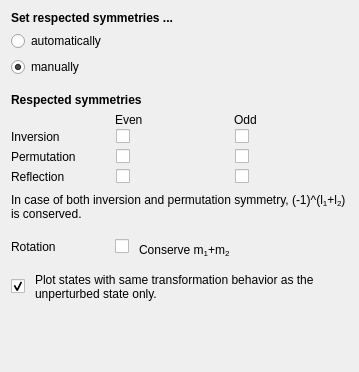
           <widget class="QWidget" name="page_6">
            <property name="geometry">
             <rect>
              <x>0</x>
              <y>0</y>
              <width>359</width>
              <height>372</height>
             </rect>
            </property>
            <attribute name="label">
             <string>Symmetries</string>
            </attribute>
            <layout class="QVBoxLayout" name="verticalLayout_18">
             <item>
              <widget class="QLabel" name="label_92">
               <property name="font">
                <font>
                 <weight>75</weight>
                 <bold>true</bold>
                </font>
               </property>
               <property name="text">
                <string>Set respected symmetries ...</string>
               </property>
              </widget>
             </item>
             <item>
              <widget class="QRadioButton" name="radiobutton_symAuto">
               <property name="enabled">
                <bool>true</bool>
               </property>
               <property name="text">
                <string>automatically</string>
               </property>
               <property name="checked">
                <bool>false</bool>
               </property>
              </widget>
             </item>
             <item>
              <widget class="QRadioButton" name="radiobutton_symManual">
               <property name="text">
                <string>manually</string>
               </property>
               <property name="checked">
                <bool>true</bool>
               </property>
              </widget>
             </item>
             <item>
              <spacer name="verticalSpacer_30">
               <property name="orientation">
                <enum>Qt::Vertical</enum>
               </property>
               <property name="sizeType">
                <enum>QSizePolicy::Fixed</enum>
               </property>
               <property name="sizeHint" stdset="0">
                <size>
                 <width>20</width>
                 <height>10</height>
                </size>
               </property>
              </spacer>
             </item>
             <item>
              <widget class="QLabel" name="label_94">
               <property name="font">
                <font>
                 <weight>75</weight>
                 <bold>true</bold>
                </font>
               </property>
               <property name="text">
                <string>Respected symmetries</string>
               </property>
              </widget>
             </item>
             <item>
              <layout class="QGridLayout" name="gridLayout_4" columnstretch="1,0,0,0,0">
               <property name="horizontalSpacing">
                <number>4</number>
               </property>
               <property name="verticalSpacing">
                <number>0</number>
               </property>
               <item row="3" column="2">
                <spacer name="horizontalSpacer_8">
                 <property name="orientation">
                  <enum>Qt::Horizontal</enum>
                 </property>
                 <property name="sizeType">
                  <enum>QSizePolicy::Expanding</enum>
                 </property>
                 <property name="sizeHint" stdset="0">
                  <size>
                   <width>0</width>
                   <height>20</height>
                  </size>
                 </property>
                </spacer>
               </item>
               <item row="4" column="1">
                <layout class="QHBoxLayout" name="horizontalLayout_21">
                 <property name="spacing">
                  <number>10</number>
                 </property>
                 <item>
                  <widget class="QCheckBox" name="checkbox_system_perE">
                   <property name="sizePolicy">
                    <sizepolicy hsizetype="Fixed" vsizetype="Fixed">
                     <horstretch>0</horstretch>
                     <verstretch>0</verstretch>
                    </sizepolicy>
                   </property>
                   <property name="text">
                    <string/>
                   </property>
                   <property name="checked">
                    <bool>false</bool>
                   </property>
                  </widget>
                 </item>
                 <item>
                  <widget class="ColorButton" name="colorbutton_plot_perE">
                   <property name="sizePolicy">
                    <sizepolicy hsizetype="Maximum" vsizetype="Maximum">
                     <horstretch>0</horstretch>
                     <verstretch>0</verstretch>
                    </sizepolicy>
                   </property>
                   <property name="minimumSize">
                    <size>
                     <width>1</width>
                     <height>0</height>
                    </size>
                   </property>
                   <property name="maximumSize">
                    <size>
                     <width>30</width>
                     <height>20</height>
                    </size>
                   </property>
                   <property name="text">
                    <string/>
                   </property>
                   <property name="flat">
                    <bool>true</bool>
                   </property>
                  </widget>
                 </item>
                </layout>
               </item>
               <item row="4" column="0">
                <widget class="QLabel" name="label_100">
                 <property name="sizePolicy">
                  <sizepolicy hsizetype="Fixed" vsizetype="Preferred">
                   <horstretch>0</horstretch>
                   <verstretch>0</verstretch>
                  </sizepolicy>
                 </property>
                 <property name="minimumSize">
                  <size>
                   <width>100</width>
                   <height>0</height>
                  </size>
                 </property>
                 <property name="text">
                  <string>Permutation</string>
                 </property>
                 <property name="textFormat">
                  <enum>Qt::AutoText</enum>
                 </property>
                </widget>
               </item>
               <item row="1" column="3">
                <widget class="QLabel" name="label_96">
                 <property name="sizePolicy">
                  <sizepolicy hsizetype="Expanding" vsizetype="Preferred">
                   <horstretch>0</horstretch>
                   <verstretch>0</verstretch>
                  </sizepolicy>
                 </property>
                 <property name="text">
                  <string>Odd</string>
                 </property>
                 <property name="textFormat">
                  <enum>Qt::AutoText</enum>
                 </property>
                </widget>
               </item>
               <item row="1" column="1">
                <widget class="QLabel" name="label_93">
                 <property name="sizePolicy">
                  <sizepolicy hsizetype="Expanding" vsizetype="Preferred">
                   <horstretch>0</horstretch>
                   <verstretch>0</verstretch>
                  </sizepolicy>
                 </property>
                 <property name="text">
                  <string>Even</string>
                 </property>
                 <property name="textFormat">
                  <enum>Qt::AutoText</enum>
                 </property>
                </widget>
               </item>
               <item row="3" column="0">
                <widget class="QLabel" name="label_99">
                 <property name="sizePolicy">
                  <sizepolicy hsizetype="Fixed" vsizetype="Preferred">
                   <horstretch>0</horstretch>
                   <verstretch>0</verstretch>
                  </sizepolicy>
                 </property>
                 <property name="minimumSize">
                  <size>
                   <width>100</width>
                   <height>0</height>
                  </size>
                 </property>
                 <property name="text">
                  <string>Inversion</string>
                 </property>
                 <property name="textFormat">
                  <enum>Qt::AutoText</enum>
                 </property>
                </widget>
               </item>
               <item row="5" column="0">
                <widget class="QLabel" name="label_101">
                 <property name="sizePolicy">
                  <sizepolicy hsizetype="Fixed" vsizetype="Preferred">
                   <horstretch>0</horstretch>
                   <verstretch>0</verstretch>
                  </sizepolicy>
                 </property>
                 <property name="minimumSize">
                  <size>
                   <width>100</width>
                   <height>0</height>
                  </size>
                 </property>
                 <property name="text">
                  <string>Reflection</string>
                 </property>
                 <property name="textFormat">
                  <enum>Qt::AutoText</enum>
                 </property>
                </widget>
               </item>
               <item row="3" column="3">
                <layout class="QHBoxLayout" name="horizontalLayout_19">
                 <property name="spacing">
                  <number>10</number>
                 </property>
                 <item>
                  <widget class="QCheckBox" name="checkbox_system_invO">
                   <property name="sizePolicy">
                    <sizepolicy hsizetype="Fixed" vsizetype="Fixed">
                     <horstretch>0</horstretch>
                     <verstretch>0</verstretch>
                    </sizepolicy>
                   </property>
                   <property name="text">
                    <string/>
                   </property>
                   <property name="checked">
                    <bool>false</bool>
                   </property>
                  </widget>
                 </item>
                 <item>
                  <widget class="ColorButton" name="colorbutton_plot_invO">
                   <property name="sizePolicy">
                    <sizepolicy hsizetype="Maximum" vsizetype="Maximum">
                     <horstretch>0</horstretch>
                     <verstretch>0</verstretch>
                    </sizepolicy>
                   </property>
                   <property name="minimumSize">
                    <size>
                     <width>1</width>
                     <height>0</height>
                    </size>
                   </property>
                   <property name="maximumSize">
                    <size>
                     <width>30</width>
                     <height>20</height>
                    </size>
                   </property>
                   <property name="text">
                    <string/>
                   </property>
                   <property name="flat">
                    <bool>true</bool>
                   </property>
                  </widget>
                 </item>
                </layout>
               </item>
               <item row="5" column="1">
                <layout class="QHBoxLayout" name="horizontalLayout_22">
                 <property name="spacing">
                  <number>10</number>
                 </property>
                 <item>
                  <widget class="QCheckBox" name="checkbox_system_refE">
                   <property name="sizePolicy">
                    <sizepolicy hsizetype="Fixed" vsizetype="Fixed">
                     <horstretch>0</horstretch>
                     <verstretch>0</verstretch>
                    </sizepolicy>
                   </property>
                   <property name="text">
                    <string/>
                   </property>
                   <property name="checked">
                    <bool>false</bool>
                   </property>
                  </widget>
                 </item>
                 <item>
                  <widget class="ColorButton" name="colorbutton_plot_refE">
                   <property name="sizePolicy">
                    <sizepolicy hsizetype="Maximum" vsizetype="Maximum">
                     <horstretch>0</horstretch>
                     <verstretch>0</verstretch>
                    </sizepolicy>
                   </property>
                   <property name="minimumSize">
                    <size>
                     <width>1</width>
                     <height>0</height>
                    </size>
                   </property>
                   <property name="maximumSize">
                    <size>
                     <width>30</width>
                     <height>20</height>
                    </size>
                   </property>
                   <property name="text">
                    <string/>
                   </property>
                   <property name="flat">
                    <bool>true</bool>
                   </property>
                  </widget>
                 </item>
                </layout>
               </item>
               <item row="5" column="3">
                <layout class="QHBoxLayout" name="horizontalLayout_23">
                 <property name="spacing">
                  <number>10</number>
                 </property>
                 <item>
                  <widget class="QCheckBox" name="checkbox_system_refO">
                   <property name="sizePolicy">
                    <sizepolicy hsizetype="Fixed" vsizetype="Fixed">
                     <horstretch>0</horstretch>
                     <verstretch>0</verstretch>
                    </sizepolicy>
                   </property>
                   <property name="text">
                    <string/>
                   </property>
                   <property name="checked">
                    <bool>false</bool>
                   </property>
                  </widget>
                 </item>
                 <item>
                  <widget class="ColorButton" name="colorbutton_plot_refO">
                   <property name="sizePolicy">
                    <sizepolicy hsizetype="Maximum" vsizetype="Maximum">
                     <horstretch>0</horstretch>
                     <verstretch>0</verstretch>
                    </sizepolicy>
                   </property>
                   <property name="minimumSize">
                    <size>
                     <width>1</width>
                     <height>0</height>
                    </size>
                   </property>
                   <property name="maximumSize">
                    <size>
                     <width>30</width>
                     <height>20</height>
                    </size>
                   </property>
                   <property name="text">
                    <string/>
                   </property>
                   <property name="flat">
                    <bool>true</bool>
                   </property>
                  </widget>
                 </item>
                </layout>
               </item>
               <item row="4" column="3">
                <layout class="QHBoxLayout" name="horizontalLayout_20">
                 <property name="spacing">
                  <number>10</number>
                 </property>
                 <item>
                  <widget class="QCheckBox" name="checkbox_system_perO">
                   <property name="sizePolicy">
                    <sizepolicy hsizetype="Fixed" vsizetype="Fixed">
                     <horstretch>0</horstretch>
                     <verstretch>0</verstretch>
                    </sizepolicy>
                   </property>
                   <property name="text">
                    <string/>
                   </property>
                   <property name="checked">
                    <bool>false</bool>
                   </property>
                  </widget>
                 </item>
                 <item>
                  <widget class="ColorButton" name="colorbutton_plot_perO">
                   <property name="sizePolicy">
                    <sizepolicy hsizetype="Maximum" vsizetype="Maximum">
                     <horstretch>0</horstretch>
                     <verstretch>0</verstretch>
                    </sizepolicy>
                   </property>
                   <property name="minimumSize">
                    <size>
                     <width>1</width>
                     <height>0</height>
                    </size>
                   </property>
                   <property name="maximumSize">
                    <size>
                     <width>30</width>
                     <height>20</height>
                    </size>
                   </property>
                   <property name="text">
                    <string/>
                   </property>
                   <property name="flat">
                    <bool>true</bool>
                   </property>
                  </widget>
                 </item>
                </layout>
               </item>
               <item row="3" column="1">
                <layout class="QHBoxLayout" name="horizontalLayout_15">
                 <property name="spacing">
                  <number>10</number>
                 </property>
                 <item>
                  <widget class="QCheckBox" name="checkbox_system_invE">
                   <property name="sizePolicy">
                    <sizepolicy hsizetype="Fixed" vsizetype="Fixed">
                     <horstretch>0</horstretch>
                     <verstretch>0</verstretch>
                    </sizepolicy>
                   </property>
                   <property name="text">
                    <string/>
                   </property>
                   <property name="checked">
                    <bool>false</bool>
                   </property>
                  </widget>
                 </item>
                 <item>
                  <widget class="ColorButton" name="colorbutton_plot_invE">
                   <property name="sizePolicy">
                    <sizepolicy hsizetype="Maximum" vsizetype="Maximum">
                     <horstretch>0</horstretch>
                     <verstretch>0</verstretch>
                    </sizepolicy>
                   </property>
                   <property name="minimumSize">
                    <size>
                     <width>1</width>
                     <height>0</height>
                    </size>
                   </property>
                   <property name="maximumSize">
                    <size>
                     <width>30</width>
                     <height>20</height>
                    </size>
                   </property>
                   <property name="text">
                    <string/>
                   </property>
                   <property name="flat">
                    <bool>true</bool>
                   </property>
                  </widget>
                 </item>
                </layout>
               </item>
               <item row="3" column="4">
                <spacer name="horizontalSpacer_9">
                 <property name="orientation">
                  <enum>Qt::Horizontal</enum>
                 </property>
                 <property name="sizeType">
                  <enum>QSizePolicy::Expanding</enum>
                 </property>
                 <property name="sizeHint" stdset="0">
                  <size>
                   <width>0</width>
                   <height>20</height>
                  </size>
                 </property>
                </spacer>
               </item>
              </layout>
             </item>
             <item>
              <widget class="QLabel" name="label_97">
               <property name="font">
                <font>
                 <weight>50</weight>
                 <bold>false</bold>
                </font>
               </property>
               <property name="text">
                <string>In case of both inversion and permutation symmetry, (-1)^(l&lt;sub&gt;1&lt;/sub&gt;+l&lt;sub&gt;2&lt;/sub&gt;) is conserved.</string>
               </property>
               <property name="wordWrap">
                <bool>true</bool>
               </property>
              </widget>
             </item>
             <item>
              <spacer name="verticalSpacer_32">
               <property name="orientation">
                <enum>Qt::Vertical</enum>
               </property>
               <property name="sizeType">
                <enum>QSizePolicy::Fixed</enum>
               </property>
               <property name="sizeHint" stdset="0">
                <size>
                 <width>20</width>
                 <height>10</height>
                </size>
               </property>
              </spacer>
             </item>
             <item>
              <layout class="QGridLayout" name="gridLayout_6" columnstretch="1,0,0">
               <property name="horizontalSpacing">
                <number>4</number>
               </property>
               <property name="verticalSpacing">
                <number>0</number>
               </property>
               <item row="0" column="1">
                <layout class="QHBoxLayout" name="horizontalLayout_24">
                 <property name="spacing">
                  <number>10</number>
                 </property>
                 <item>
                  <widget class="QCheckBox" name="checkbox_system_conserveM">
                   <property name="text">
                    <string/>
                   </property>
                   <property name="checked">
                    <bool>false</bool>
                   </property>
                  </widget>
                 </item>
                 <item>
                  <widget class="QLabel" name="label_98">
                   <property name="sizePolicy">
                    <sizepolicy hsizetype="Expanding" vsizetype="Preferred">
                     <horstretch>0</horstretch>
                     <verstretch>0</verstretch>
                    </sizepolicy>
                   </property>
                   <property name="text">
                    <string>Conserve m&lt;sub&gt;1&lt;/sub&gt;+m&lt;sub&gt;2&lt;/sub&gt;</string>
                   </property>
                   <property name="alignment">
                    <set>Qt::AlignBottom|Qt::AlignLeading|Qt::AlignLeft</set>
                   </property>
                   <property name="wordWrap">
                    <bool>true</bool>
                   </property>
                  </widget>
                 </item>
                </layout>
               </item>
               <item row="0" column="0">
                <widget class="QLabel" name="label_110">
                 <property name="sizePolicy">
                  <sizepolicy hsizetype="Fixed" vsizetype="Preferred">
                   <horstretch>0</horstretch>
                   <verstretch>0</verstretch>
                  </sizepolicy>
                 </property>
                 <property name="minimumSize">
                  <size>
                   <width>100</width>
                   <height>0</height>
                  </size>
                 </property>
                 <property name="text">
                  <string>Rotation</string>
                 </property>
                 <property name="textFormat">
                  <enum>Qt::AutoText</enum>
                 </property>
                </widget>
               </item>
               <item row="0" column="2">
                <spacer name="horizontalSpacer_10">
                 <property name="orientation">
                  <enum>Qt::Horizontal</enum>
                 </property>
                 <property name="sizeType">
                  <enum>QSizePolicy::Expanding</enum>
                 </property>
                 <property name="sizeHint" stdset="0">
                  <size>
                   <width>0</width>
                   <height>20</height>
                  </size>
                 </property>
                </spacer>
               </item>
              </layout>
             </item>
             <item>
              <spacer name="verticalSpacer_31">
               <property name="orientation">
                <enum>Qt::Vertical</enum>
               </property>
               <property name="sizeType">
                <enum>QSizePolicy::Fixed</enum>
               </property>
               <property name="sizeHint" stdset="0">
                <size>
                 <width>20</width>
                 <height>10</height>
                </size>
               </property>
              </spacer>
             </item>
             <item>
              <layout class="QFormLayout" name="formLayout_9">
               <property name="horizontalSpacing">
                <number>10</number>
               </property>
               <item row="0" column="0">
                <widget class="QCheckBox" name="checkbox_system_sametrafo">
                 <property name="sizePolicy">
                  <sizepolicy hsizetype="Minimum" vsizetype="Preferred">
                   <horstretch>0</horstretch>
                   <verstretch>0</verstretch>
                  </sizepolicy>
                 </property>
                 <property name="text">
                  <string/>
                 </property>
                 <property name="checked">
                  <bool>true</bool>
                 </property>
                </widget>
               </item>
               <item row="0" column="1">
                <widget class="QLabel" name="label_38">
                 <property name="sizePolicy">
                  <sizepolicy hsizetype="Expanding" vsizetype="Preferred">
                   <horstretch>0</horstretch>
                   <verstretch>0</verstretch>
                  </sizepolicy>
                 </property>
                 <property name="text">
                  <string>Plot states with same transformation behavior as the unperturbed state only.</string>
                 </property>
                 <property name="alignment">
                  <set>Qt::AlignBottom|Qt::AlignLeading|Qt::AlignLeft</set>
                 </property>
                 <property name="wordWrap">
                  <bool>true</bool>
                 </property>
                </widget>
               </item>
              </layout>
             </item>
             <item>
              <spacer name="verticalSpacer_7">
               <property name="orientation">
                <enum>Qt::Vertical</enum>
               </property>
               <property name="sizeHint" stdset="0">
                <size>
                 <width>20</width>
                 <height>0</height>
                </size>
               </property>
              </spacer>
             </item>
            </layout>
           </widget>
